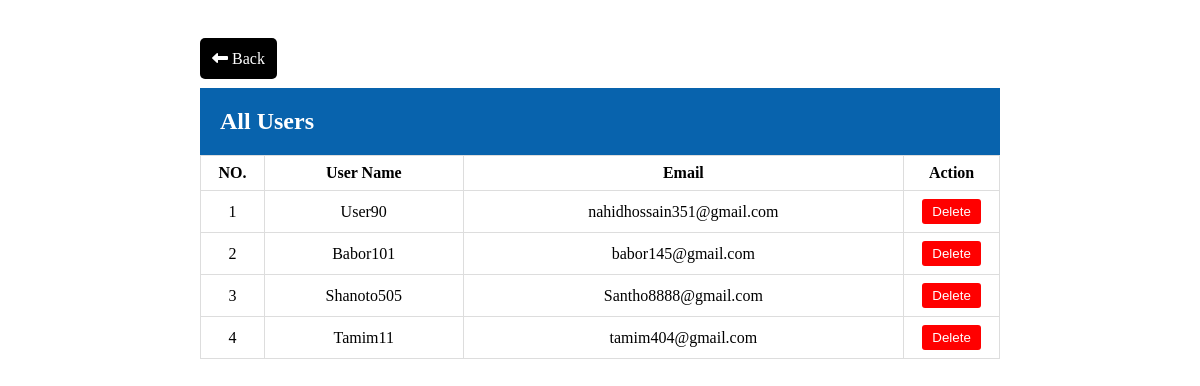
/adminUser.php, run on the app's committed database.
### tables this page shows
CREATE TABLE `user` (
  `c_id` int(11) NOT NULL,
  `username` varchar(50) NOT NULL,
  `email` varchar(50) NOT NULL,
  `pass` varchar(50) NOT NULL,
  `last_login` bigint(20) NOT NULL
);

### adminUser.php (the view, shortened to what this page needs)
<?php
include('Connection.php');
?>
<!DOCTYPE HTML>
<html>
<head>
	<link rel="stylesheet" type="text/css" href="style.css?v=<?php echo time(); ?>">
</head>
	<body>
		<div class="allproduct">
			<div class="back-button">
			<a href="Dashboard.php">
  				<i class="fas fa-long-arrow-alt-left"></i>
      			Back</a>
			</div>
			<div class="product-heading">
				<h2>All Users</h2>
			</div>
			<table style="width:100%;">
				<tr>
					<th width="8%">NO.</th>
					<th>User Name</th>
					<th>Email</th>
                    <th>Action</th>
				</tr>
				<?php
					$sql="SELECT * FROM user";
					$result=mysqli_query($conn,$sql);
					$count=1;
					while($row=mysqli_fetch_assoc($result))
					{
				?>
				<tr>
					<td><?php echo $count++;?></td>
					<td><?php echo $row['username']?></td>
					<td><?php echo $row['email']?></td>
					<form action="adminUser.php" method="post">
						<td width="12%"><input style="padding: 5px 10px;background-color: red;color: white;border-radius: 3px;border:none;" type="submit" name="delete" value="Delete"></td>
					</form>
				</tr>
				<?php
					}
				?>
			</table>
		</div>
	</body>
</html>

### style.css (style rules this page uses)
* { box-sizing: border-box; margin: 0; }
html { height: 100%; }
body { height: 100%; display: flex; flex-direction: column; }
table { border-collapse: collapse; width: 60%; }
td,th { border: 1px solid #dddddd; text-align: center; padding:8px; }
.allproduct { padding: 50px 200px 50px 200px; }
.product-heading { margin-top: 20px; display: flex; flex-flow: row; justify-content: space-between; background-color: rgb(8, 99, 173); padding: 20px; color: white; }
.back-button a { text-decoration: none; background-color: black; color: white; border-radius: 5px; padding: 12px; }

### data on the page
user: username "User90", email "nahidhossain351@gmail.com"
user: username "Babor101", email "babor145@gmail.com"
user: username "Shanoto505", email "Santho8888@gmail.com"
user: username "Tamim11", email "tamim404@gmail.com"
